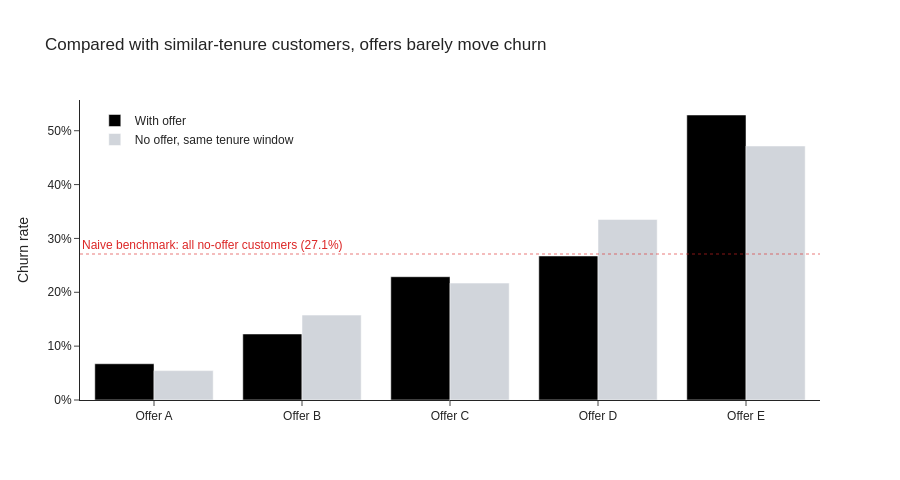

Write notebook code for a chart like this one.
### Code cell
naive_benchmark = df.query('Offer == "None"')['Churned'].mean()

df_plot = df_offer.melt(
    id_vars='Offer',
    value_vars=['Churn rate: with offer', 'Churn rate: no offer, same tenure window'],
    var_name='group',
    value_name='churn_rate',
)
df_plot['group'] = df_plot['group'].str.replace('Churn rate: ', '').str.capitalize()

fig = px.bar(
    df_plot,
    x='Offer',
    y='churn_rate',
    color='group',
    barmode='group',
    color_discrete_map={
        'With offer': 'black',
        'No offer, same tenure window': COLOR_LIGHT_GRAY,
    },
    labels={
        'churn_rate': 'Churn rate',
        'Offer': '',
        'group': '',
    },
    title='Compared with similar-tenure customers, offers barely move churn',
    height=480,
)

fig.add_hline(
    y=naive_benchmark,
    line_dash='dot',
    line_width=2,
    line_color=COLOR_CHURNED,
    annotation_text=f'Naive benchmark: all no-offer customers ({naive_benchmark:.1%})',
    annotation_position='top left',
    annotation_font_color=COLOR_CHURNED,
)
fig.update_yaxes(tickformat='.0%')
fig.update_layout(legend=dict(yanchor='top', y=0.98, xanchor='left', x=0.02))

fig.show()

### Figure 1 — Plotly figure (JSON) as saved in the notebook; plotly's stock layout.template omitted (floating-point values rounded to 4 significant figures)
{"data": [{"alignmentgroup": "True", "hovertemplate": "=%{x}<br>Churn rate=%{y}<extra></extra>", "legendgroup": "With offer", "marker": {"color": "black", "pattern": {"shape": ""}}, "name": "With offer", "offsetgroup": "With offer", "orientation": "v", "showlegend": true, "textposition": "auto", "type": "bar", "x": ["Offer A", "Offer B", "Offer C", "Offer D", "Offer E"], "xaxis": "x", "y": [0.06731, 0.1226, 0.2289, 0.2674, 0.5292], "yaxis": "y"}, {"alignmentgroup": "True", "hovertemplate": "=%{x}<br>Churn rate=%{y}<extra></extra>", "legendgroup": "No offer, same tenure window", "marker": {"color": "#D1D5DB", "pattern": {"shape": ""}}, "name": "No offer, same tenure window", "offsetgroup": "No offer, same tenure window", "orientation": "v", "showlegend": true, "textposition": "auto", "type": "bar", "x": ["Offer A", "Offer B", "Offer C", "Offer D", "Offer E"], "xaxis": "x", "y": [0.05458, 0.1577, 0.2171, 0.3353, 0.4716], "yaxis": "y"}], "layout": {"annotations": [{"font": {"color": "#DC2626"}, "showarrow": false, "text": "Naive benchmark: all no-offer customers (27.1%)", "x": 0, "xanchor": "left", "xref": "x domain", "y": 0.2711, "yanchor": "bottom", "yref": "y"}], "barmode": "group", "height": 480, "legend": {"title": {"text": ""}, "tracegroupgap": 0, "x": 0.02, "xanchor": "left", "y": 0.98, "yanchor": "top"}, "shapes": [{"line": {"color": "#DC2626", "dash": "dot", "width": 2}, "type": "line", "x0": 0, "x1": 1, "xref": "x domain", "y0": 0.2711, "y1": 0.2711, "yref": "y"}], "title": {"text": "Compared with similar-tenure customers, offers barely move churn"}, "xaxis": {"anchor": "y", "domain": [0.0, 1.0], "title": {"text": ""}}, "yaxis": {"anchor": "x", "domain": [0.0, 1.0], "tickformat": ".0%", "title": {"text": "Churn rate"}}}}
